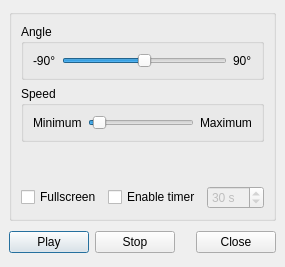
<?xml version="1.0" encoding="UTF-8"?>
<ui version="4.0">
 <class>Gui::Dialog::AddonManager</class>
 <widget class="QDialog" name="Gui::Dialog::AddonManager">
  <property name="geometry">
   <rect>
    <x>0</x>
    <y>0</y>
    <width>269</width>
    <height>267</height>
   </rect>
  </property>
  <property name="windowTitle">
   <string>View Turntable</string>
  </property>
  <layout class="QGridLayout">
   <property name="margin">
    <number>9</number>
   </property>
   <property name="spacing">
    <number>6</number>
   </property>
   <item row="0" column="0">
    <widget class="QGroupBox" name="groupBox">
     <property name="title">
      <string/>
     </property>
     <layout class="QGridLayout">
      <property name="margin">
       <number>9</number>
      </property>
      <property name="spacing">
       <number>6</number>
      </property>
      <item row="1" column="0">
       <widget class="QGroupBox" name="groupBox_2">
        <property name="title">
         <string>Speed</string>
        </property>
        <layout class="QGridLayout">
         <property name="margin">
          <number>9</number>
         </property>
         <property name="spacing">
          <number>6</number>
         </property>
         <item row="0" column="1">
          <widget class="QSlider" name="speedSlider">
           <property name="minimum">
            <number>1</number>
           </property>
           <property name="maximum">
            <number>100</number>
           </property>
           <property name="value">
            <number>5</number>
           </property>
           <property name="orientation">
            <enum>Qt::Horizontal</enum>
           </property>
          </widget>
         </item>
         <item row="0" column="2">
          <widget class="QLabel" name="label_2">
           <property name="text">
            <string>Maximum</string>
           </property>
          </widget>
         </item>
         <item row="0" column="0">
          <widget class="QLabel" name="label">
           <property name="text">
            <string>Minimum</string>
           </property>
          </widget>
         </item>
        </layout>
       </widget>
      </item>
      <item row="3" column="0">
       <layout class="QHBoxLayout">
        <property name="spacing">
         <number>6</number>
        </property>
        <property name="margin">
         <number>0</number>
        </property>
        <item>
         <widget class="QCheckBox" name="fullscreen">
          <property name="text">
           <string>Fullscreen</string>
          </property>
         </widget>
        </item>
        <item>
         <widget class="QCheckBox" name="timerCheck">
          <property name="text">
           <string>Enable timer</string>
          </property>
         </widget>
        </item>
        <item>
         <widget class="QSpinBox" name="timeout">
          <property name="enabled">
           <bool>false</bool>
          </property>
          <property name="suffix">
           <string> s</string>
          </property>
          <property name="maximum">
           <number>600</number>
          </property>
          <property name="value">
           <number>30</number>
          </property>
         </widget>
        </item>
       </layout>
      </item>
      <item row="0" column="0">
       <widget class="QGroupBox" name="groupBox_3">
        <property name="title">
         <string>Angle</string>
        </property>
        <layout class="QGridLayout">
         <property name="margin">
          <number>9</number>
         </property>
         <property name="spacing">
          <number>6</number>
         </property>
         <item row="0" column="1">
          <widget class="QSlider" name="angleSlider">
           <property name="minimum">
            <number>-90</number>
           </property>
           <property name="maximum">
            <number>90</number>
           </property>
           <property name="orientation">
            <enum>Qt::Horizontal</enum>
           </property>
          </widget>
         </item>
         <item row="0" column="2">
          <widget class="QLabel" name="label_4">
           <property name="text">
            <string>90°</string>
           </property>
          </widget>
         </item>
         <item row="0" column="0">
          <widget class="QLabel" name="label_3">
           <property name="text">
            <string>-90°</string>
           </property>
          </widget>
         </item>
        </layout>
       </widget>
      </item>
      <item row="2" column="0">
       <spacer>
        <property name="orientation">
         <enum>Qt::Vertical</enum>
        </property>
        <property name="sizeHint" stdset="0">
         <size>
          <width>20</width>
          <height>40</height>
         </size>
        </property>
       </spacer>
      </item>
     </layout>
    </widget>
   </item>
   <item row="1" column="0">
    <layout class="QHBoxLayout">
     <property name="spacing">
      <number>6</number>
     </property>
     <property name="margin">
      <number>0</number>
     </property>
     <item>
      <widget class="QPushButton" name="playButton">
       <property name="text">
        <string>Play</string>
       </property>
      </widget>
     </item>
     <item>
      <widget class="QPushButton" name="stopButton">
       <property name="text">
        <string>Stop</string>
       </property>
      </widget>
     </item>
     <item>
      <spacer>
       <property name="orientation">
        <enum>Qt::Horizontal</enum>
       </property>
       <property name="sizeHint" stdset="0">
        <size>
         <width>81</width>
         <height>31</height>
        </size>
       </property>
      </spacer>
     </item>
     <item>
      <widget class="QPushButton" name="okButton">
       <property name="text">
        <string>Close</string>
       </property>
      </widget>
     </item>
    </layout>
   </item>
  </layout>
 </widget>
 <tabstops>
  <tabstop>angleSlider</tabstop>
  <tabstop>speedSlider</tabstop>
  <tabstop>fullscreen</tabstop>
  <tabstop>timerCheck</tabstop>
  <tabstop>playButton</tabstop>
  <tabstop>stopButton</tabstop>
  <tabstop>okButton</tabstop>
 </tabstops>
 <resources>
  <include location="Icons/resource.qrc"/>
 </resources>
 <connections>
  <connection>
   <sender>okButton</sender>
   <signal>clicked()</signal>
   <receiver>Gui::Dialog::AddonManager</receiver>
   <slot>accept()</slot>
   <hints>
    <hint type="sourcelabel">
     <x>258</x>
     <y>272</y>
    </hint>
    <hint type="destinationlabel">
     <x>96</x>
     <y>254</y>
    </hint>
   </hints>
  </connection>
  <connection>
   <sender>timerCheck</sender>
   <signal>toggled(bool)</signal>
   <receiver>timeout</receiver>
   <slot>setEnabled(bool)</slot>
   <hints>
    <hint type="sourcelabel">
     <x>128</x>
     <y>219</y>
    </hint>
    <hint type="destinationlabel">
     <x>229</x>
     <y>215</y>
    </hint>
   </hints>
  </connection>
 </connections>
</ui>
